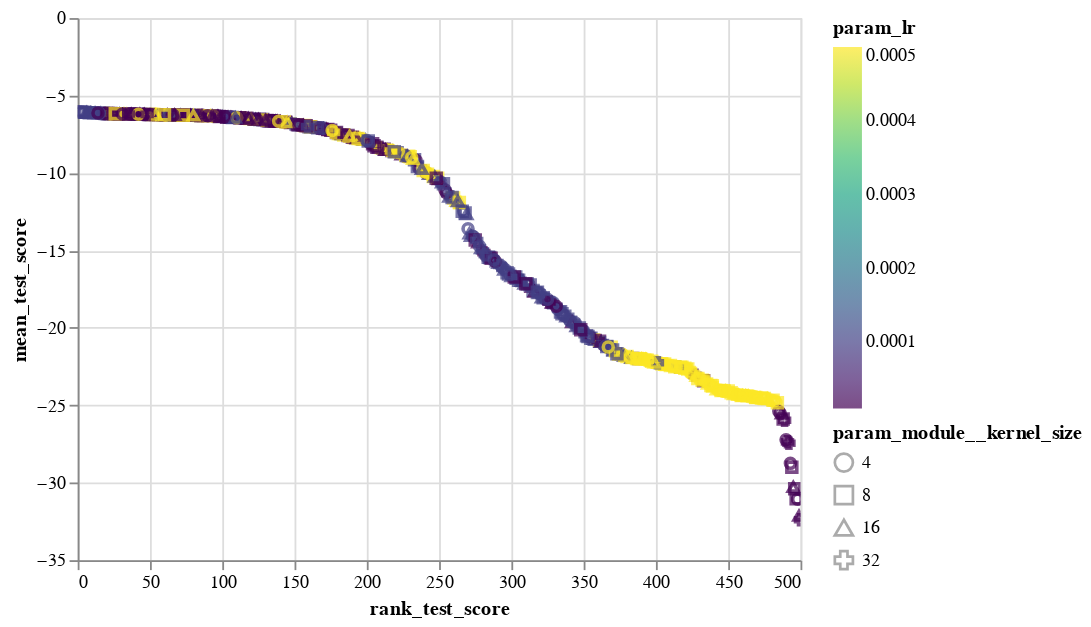

Here is the notebook cell this chart was saved with:
### Code cell
alt.Chart(sm_mres_df).mark_point().encode(
    x='rank_test_score:Q',
    y='mean_test_score:Q',
    color=alt.Color('param_lr:Q',scale=alt.Scale(scheme='viridis')),
#     column='param_module__num_filters:N',
#     detail='model_desc:N',
    shape="param_module__kernel_size:N"
    
).interactive()

### Figure 1 — Vega-Lite specification as saved in the notebook (floating-point values rounded to 4 significant figures; data arrays with more than 128 entries replaced by an {"elided": "..."} marker saying what was removed)
{"config": {"view": {"continuousWidth": 400, "continuousHeight": 300}}, "data": {"name": "data-a3b7c6d42e61a2b9468f39f649872b9c"}, "mark": "point", "encoding": {"color": {"type": "quantitative", "field": "param_lr", "scale": {"scheme": "viridis"}}, "shape": {"type": "nominal", "field": "param_module__kernel_size"}, "x": {"type": "quantitative", "field": "rank_test_score"}, "y": {"type": "quantitative", "field": "mean_test_score"}}, "selection": {"selector001": {"type": "interval", "bind": "scales", "encodings": ["x", "y"]}}, "$schema": "https://vega.github.io/schema/vega-lite/v4.8.1.json", "datasets": {"data-a3b7c6d42e61a2b9468f39f649872b9c": {"elided": "500 records"}}}
